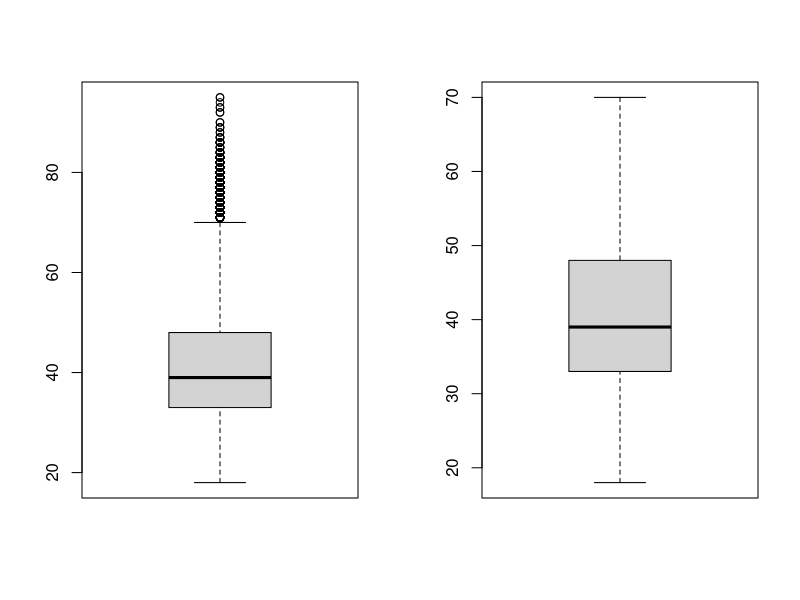
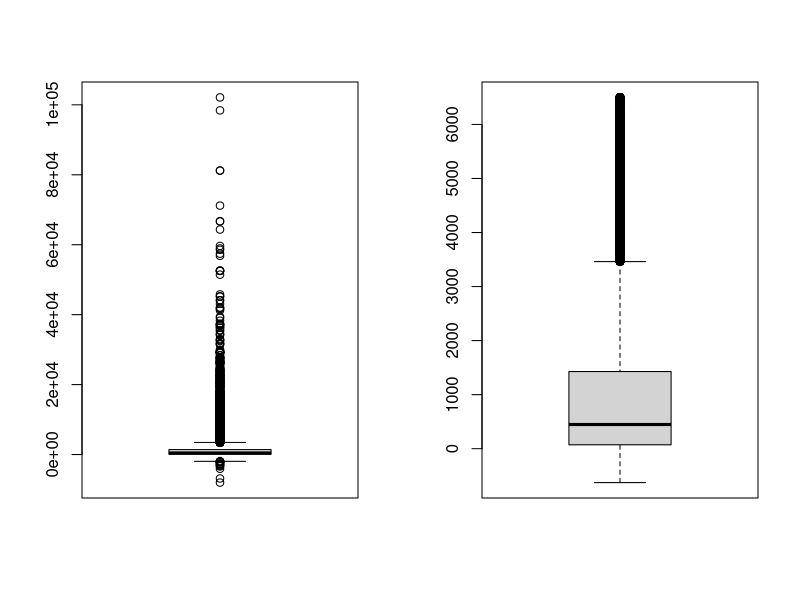
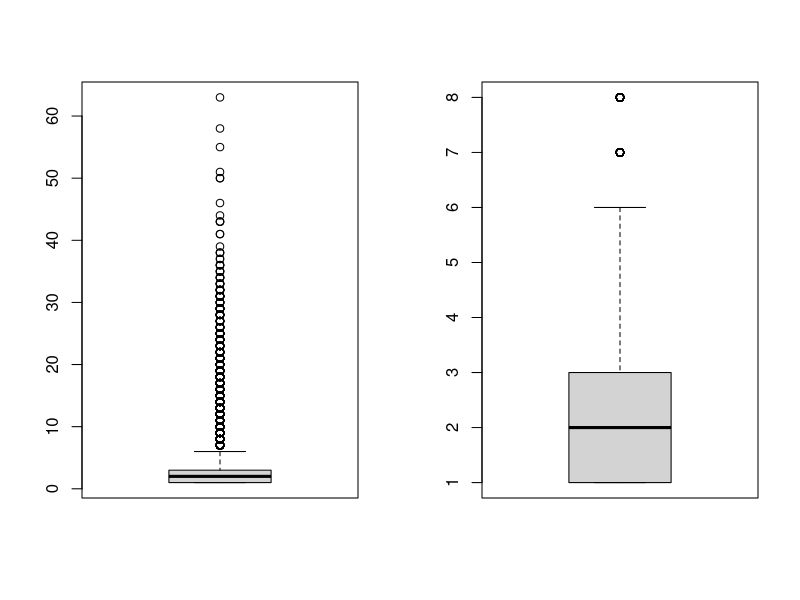

These figures' R source, in order: (Note: this script raises an error after producing the figures.)
#Script by : Rachit Agarwal
#Dataset taken from UCI (https://archive.ics.uci.edu/) : direct marketing campaigns of a Portuguese banking institution

#The data is related with direct marketing campaigns of a Portuguese banking institution
#The following script is used to build a Logistic Regression Model which can be used to predict the result of the direct marketing campaigns with the help of the given data


setwd("D:/RAC_IMARTICUS/R/Logistic Regression/Bank Data")

#reading the csv file
d = read.csv("bank-full.csv")

#removing the columns not required
d = d[-c(9:12,14,15)]

#checking for missing values
summary(d)


#checking for datatypes
str(d)

#checking for outliers in age column
par(mfrow=c(1,2))
boxplot(d$age)
quantile(d$age,seq(0,1,0.01))

#replacing the outlier with 99% value 
d$age = ifelse(d$age > 70,70,d$age)
boxplot(d$age)


#checking for outliers in balance column
par(mfrow=c(1,2))
boxplot(d$balance)
quantile(d$balance,seq(0,1,0.01))

#replacing the outlier with 96% value 
d$balance = ifelse(d$balance > 6500,6500,d$balance)

#replacing the outlier with 1% value 
d$balance = ifelse(d$balance < -627,-627,d$balance)
boxplot(d$balance)


#checking for outliers in campaign column
par(mfrow=c(1,2))
boxplot(d$campaign)
quantile(d$campaign,seq(0,1,0.01))

#replacing the outlier with 96% value 
d$campaign = ifelse(d$campaign > 8,8,d$campaign)

boxplot(d$campaign)

set.seed(9)


#checking for count for distinct levels in job
summary(d$job)

#converting them to numeric
d$job_admin = as.numeric(d$job == "admin")
d$job_bc = as.numeric(d$job == "blue-collar")
d$job_e = as.numeric(d$job == "entrepreneur")
d$job_h = as.numeric(d$job == "housemaid")
d$job_m = as.numeric(d$job == "management")
d$job_r = as.numeric(d$job == "retired")
d$job_se = as.numeric(d$job == "self-employed")
d$job_ser = as.numeric(d$job == "services")
d$jobs_stu = as.numeric(d$job == "student")
d$job_t = as.numeric(d$job == "technician")
d$job_un = as.numeric(d$job == "unemployed")

#removing the original column
d = d[-2]

head(d)


#checking for count for distinct levels in marital
summary(d$marital)

#converting them to numeric
d$marital_m = as.numeric(d$marital == "married")
d$marital_s = as.numeric(d$marital == "single")

#removing the original column
d = d[-2]

head(d)


#checking for count for distinct levels in education
summary(d$education)

#converting them to numeric
d$education_p = as.numeric(d$education == "primary")
d$education_s = as.numeric(d$education == "secondary")
d$education_t = as.numeric(d$education == "tertiary")

#removing the original column
d = d[-2]

head(d)


#checking for count for distinct levels in default
summary(d$default)

#converting them to numeric
d$default_n = as.numeric(d$default == "no")

#removing the original column
d = d[-2]

head(d)

#checking for count for distinct levels in housing
summary(d$housing)

#converting them to numeric
d$housing_y = as.numeric(d$housing == "yes")

#removing the original column
d = d[-3]

head(d)


#checking for count for distinct levels in loan
summary(d$loan)

#converting them to numeric
d$loan_n = as.numeric(d$loan == "no")

#removing the original column
d = d[-3]

head(d)


#checking for count for distinct levels in poutcome
summary(d$poutcome)

#converting them to numeric
d$poutcome_f = as.numeric(d$poutcome == "failure")
d$poutcome_o = as.numeric(d$poutcome == "other")
d$poutcome_u = as.numeric(d$poutcome == "unknown")

#removing the original column
d = d[-4]

head(d)

#d$y = ifelse(d$y=="no",0,1)

#Dividing the data in training and testing
t = sample(1:nrow(d),0.7*nrow(d))
train = d[t,]
test = d[-t,]


library(car)
model1 = glm(y~., family = "binomial", data = train)
summary(model1)
vif(model1)

s = step(model1)
summary(s)

#new model with the required columns based on the s
new_m = glm(y ~ balance + campaign + job_admin + job_m + job_r + jobs_stu + 
               job_t + job_un + marital_m + marital_s + education_p + education_t + 
               housing_y + loan_n + poutcome_f + poutcome_o + poutcome_u, family = "binomial", data = train)
summary(new_m)

#Making prediction on the testing data
p = predict(new_m,test,type = "response")
head(p)

#Adding the prediction to the test data
output = cbind(test,p)
head(output)

#Keeping the actual and predicted value 
output = output[c(4,27)]

#Replacing the probabilities with the labels
#based on the threshold value set
output$p = ifelse(output$p>0.6,"yes","no")

#0 -> No , 1-> Yes
library(caret)

#ploting the confusion matrix
confusionMatrix(table(output$y,output$p))
